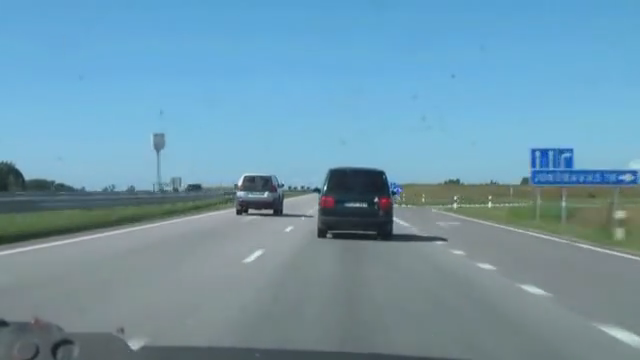
#> input picture frame 37 of python/수업자료/opencv_python도서관책/img/highway.mp4, 640 x 360 px, given in place of project_video.mp4, which was not available
$ python main.py
#> lines starting #> are read from the running program, lines starting #| are printed output that depends on the picture; after the words box and inside, x2 and y2 are one past the last pixel; in counts of white or black regions, pixels touching at a corner belong together; pictures that were not available may be replaced by others from this repository, and a replacement may not be noted
# -*- coding: utf-8 -*- # 한글 주석쓰려면 이거 해야함
import cv2 # opencv 사용
import numpy as np

def grayscale(img): # 흑백이미지로 변환
    return cv2.cvtColor(img, cv2.COLOR_RGB2GRAY)

def canny(img, low_threshold, high_threshold): # Canny 알고리즘
    return cv2.Canny(img, low_threshold, high_threshold)

def gaussian_blur(img, kernel_size): # 가우시안 필터
    return cv2.GaussianBlur(img, (kernel_size, kernel_size), 0)

def region_of_interest(img, vertices, color3=(255,255,255), color1=255): # ROI 셋팅

    mask = np.zeros_like(img) # mask = img와 같은 크기의 빈 이미지

    if len(img.shape) > 2: # Color 이미지(3채널)라면 :
        color = color3
    else: # 흑백 이미지(1채널)라면 :
        color = color1

    # vertices에 정한 점들로 이뤄진 다각형부분(ROI 설정부분)을 color로 채움
    cv2.fillPoly(mask, vertices, color)

    # 이미지와 color로 채워진 ROI를 합침
    ROI_image = cv2.bitwise_and(img, mask)
    return ROI_image

def draw_lines(img, lines, color=[0, 0, 255], thickness=2): # 선 그리기
    for line in lines:
        for x1,y1,x2,y2 in line:
            cv2.line(img, (x1, y1), (x2, y2), color, thickness)

def hough_lines(img, rho, theta, threshold, min_line_len, max_line_gap): # 허프 변환
    lines = cv2.HoughLinesP(img, rho, theta, threshold, np.array([]), minLineLength=min_line_len, maxLineGap=max_line_gap)
    line_img = np.zeros((img.shape[0], img.shape[1], 3), dtype=np.uint8)
    draw_lines(line_img, lines)

    return line_img

def weighted_img(img, initial_img, α=1, β=1., λ=0.): # 두 이미지 operlap 하기
    return cv2.addWeighted(initial_img, α, img, β, λ)

cap = cv2.VideoCapture('project_video.mp4') # 동영상 불러오기

while(cap.isOpened()):
    ret, image = cap.read()
#> image is the input picture: shape (360, 640, 3); mean B, G, R 170.9, 151.4, 111.9

    image = cv2.resize(image, dsize=(640, 360), interpolation=cv2.INTER_AREA)

    height, width = image.shape[:2] # 이미지 높이, 너비
#> height = 360; width = 640

    gray_img = grayscale(image) # 흑백이미지로 변환
#> in grayscale, `return cv2.cvtColor(img, cv2.COLOR_RGB2GRAY)`:
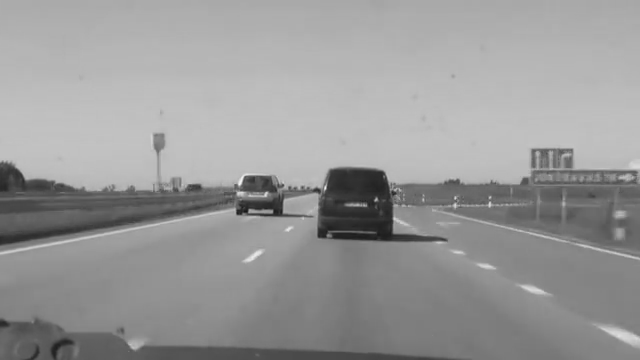
#> returned value: shape (360, 640); min 23, max 243, mean 152.8

    blur_img = gaussian_blur(gray_img, 3) # Blur 효과

    canny_img = canny(blur_img, 70, 210) # Canny edge 알고리즘
#> in canny, `return cv2.Canny(img, low_threshold, high_threshold)`:
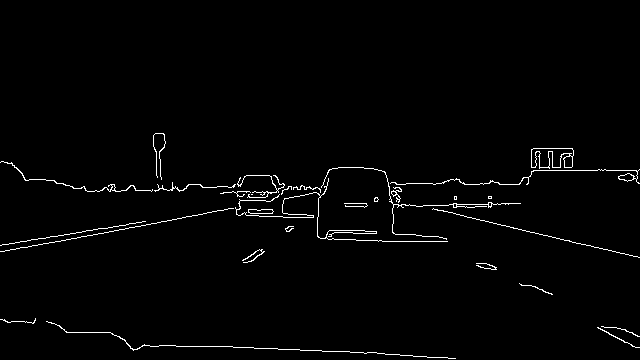
#> returned value: shape (360, 640); 1.6% white in thin lines or dots, all inside (x1, y1, x2, y2) = (0, 133, 640, 359)

    # vertices = np.array([[(50,height),(width/2-45, height/2+60), (width/2+45, height/2+60), (width-50,height)]], dtype=np.int32)
    vertices = np.array([[(130,360),(275,200),(350,200),(570,360)]])
    ROI_img = region_of_interest(canny_img, vertices) # ROI 설정
#> in region_of_interest, `cv2.fillPoly(mask, vertices, color)`:
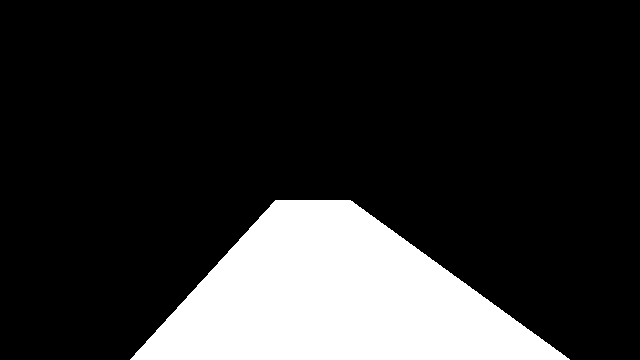
#> mask: shape (360, 640); 17.9% white; 1 white region, box (x1, y1, x2, y2) and area: (130, 200, 570, 360) 41310
#> in region_of_interest, `ROI_image = cv2.bitwise_and(img, mask)`:
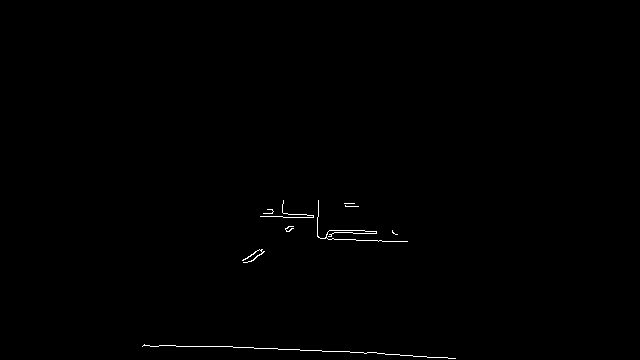
#> ROI_image: shape (360, 640); 0.34% white in thin lines or dots, all inside (x1, y1, x2, y2) = (142, 200, 456, 359)

    hough_img = hough_lines(ROI_img, 1, 1 * np.pi/180, 30, 10, 20) # 허프 변환
#> in hough_lines, `lines = cv2.HoughLinesP(img, rho, theta, threshold, np.array([]), minL..`: lines = [[144, 344, 376, 352], [320, 238, 407, 241], [317, 231, 397, 234], [143, 345, 188, 346], [352, 352, 451, 358], [317, 229, 393, 232], [283, 217, 317, 217], [317, 236, 318, 200]]
#> the loop in draw_lines, `for line in lines:` made 8 passes

    result = weighted_img(hough_img, image) # 원본 이미지에 검출된 선 overlap
    cv2.imshow('result',result) # 결과 이미지 출력
    if cv2.waitKey(1) & 0xFF == ord('q'):
#> (key q is pressed here)
        break
# Release
cap.release()
cv2.destroyAllWindows()

$ run again, starting later in the video
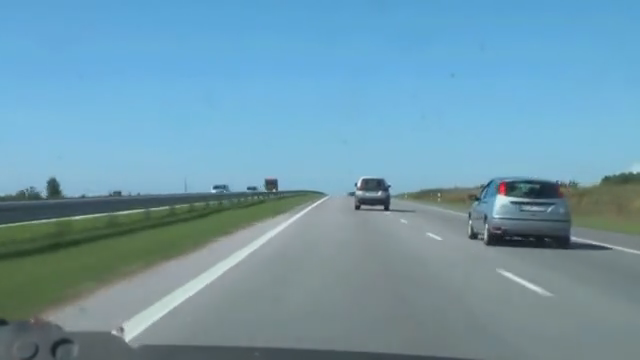
#> input picture frame 170 of python/수업자료/opencv_python도서관책/img/highway.mp4, 640 x 360 px, given in place of project_video.mp4, which was not available
#> image is the input picture: shape (360, 640, 3); mean B, G, R 172.1, 153.7, 112.4
#> in canny, `return cv2.Canny(img, low_threshold, high_threshold)`:
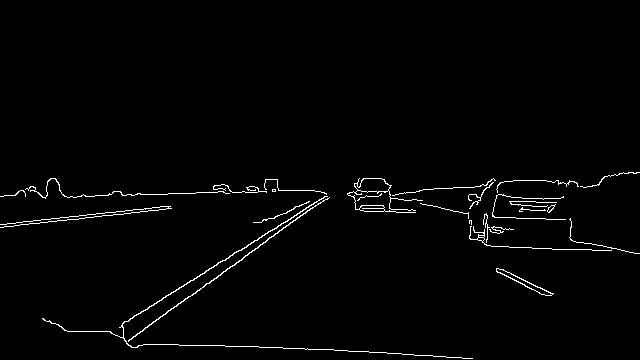
#> returned value: shape (360, 640); 1.6% white in thin lines or dots, all inside (x1, y1, x2, y2) = (0, 172, 640, 359)
#> mask: shape (360, 640); 17.9% white; 1 white region, box (x1, y1, x2, y2) and area: (130, 200, 570, 360) 41310
#> in region_of_interest, `ROI_image = cv2.bitwise_and(img, mask)`:
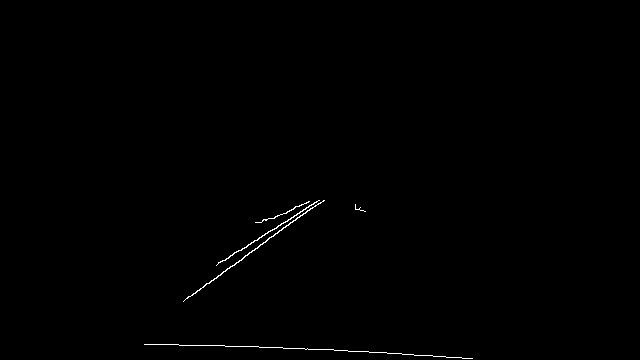
#> ROI_image: shape (360, 640); 0.36% white in thin lines or dots, all inside (x1, y1, x2, y2) = (144, 200, 473, 359)
#> lines = [[183, 301, 318, 203], [223, 345, 472, 358], [216, 265, 319, 200], [219, 262, 318, 200], [144, 344, 178, 344], [186, 298, 310, 208], [179, 345, 222, 345], [295, 220, 323, 200], [259, 222, 309, 201]]
#> the loop in draw_lines, `for line in lines:` made 9 passes
